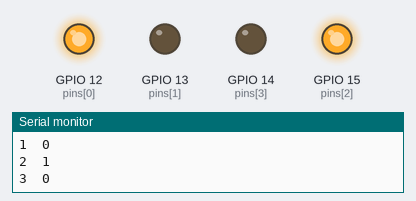
Recording of a sketch running on a simulated ESP32. Shown: output pins drawn as LEDs (lit = HIGH), the last lines printed to the serial monitor.

Above: at 0.5 s.
At 3.5 s:
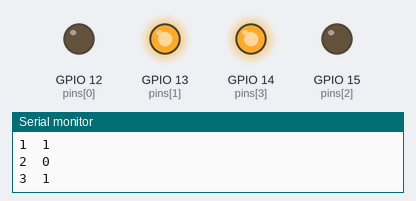
Timing chart, 0 to 4.6 s (numbered marks = the images above):
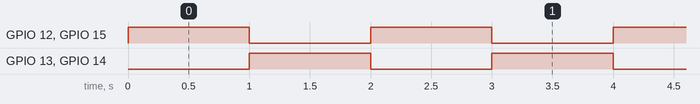

Measured:
- by itself, GPIO 12 (pins[0]), GPIO 13 (pins[1]), GPIO 14 (pins[3]), GPIO 15 (pins[2]): alternates HIGH for 1.0 s and LOW for 1.0 s

The sketch:

ESP32_runninglight.ino
```cpp
/*
 * Running light - Alternative ON/OFF bits
 * Output: GPIO - 12, 13, 14, 15
 * increasing number...
 * use iteration loop
 */

int pattern = 0xAAC5; //B1010101010100101;
int inv_pattern = ~pattern;
int pins[] = {12, 13, 15, 14};

// number of LEDs
int numofpins= sizeof(pins)/sizeof(pins[0]);


void setup()
{
  Serial.begin(115200);
  pinMode(12,OUTPUT);
  pinMode(13,OUTPUT);
  pinMode(14,OUTPUT);
  pinMode(15,OUTPUT);

}

// the loop function runs over and over again forever
void loop() {

    // loop from LSB to MSB of 16bits
    // from 0 to 15

    // pattern
    Serial.println("pattern");
    Serial.print("numofpins = ");
    Serial.print(numofpins);
    Serial.println();

    // write pattern to outputs
    for (int i = 0; i < numofpins; i++) {
      bool mybool = bitRead(pattern, i);
      Serial.print(i);
      Serial.print("  ");
      Serial.println(mybool);
      digitalWrite(pins[i],mybool);
    }

    delay(1000);                       // wait for a second
    // invert pattern
    Serial.println("Invert pattern");

    //write invert pattern to outputs
    for (int i = 0; i < numofpins; i++) {
      bool mybool = bitRead(inv_pattern, i);
      Serial.print(i);
      Serial.print("  ");
      Serial.println(mybool);
      digitalWrite(pins[i],mybool);
    }

    delay(1000);                       // wait for a second

}
```
